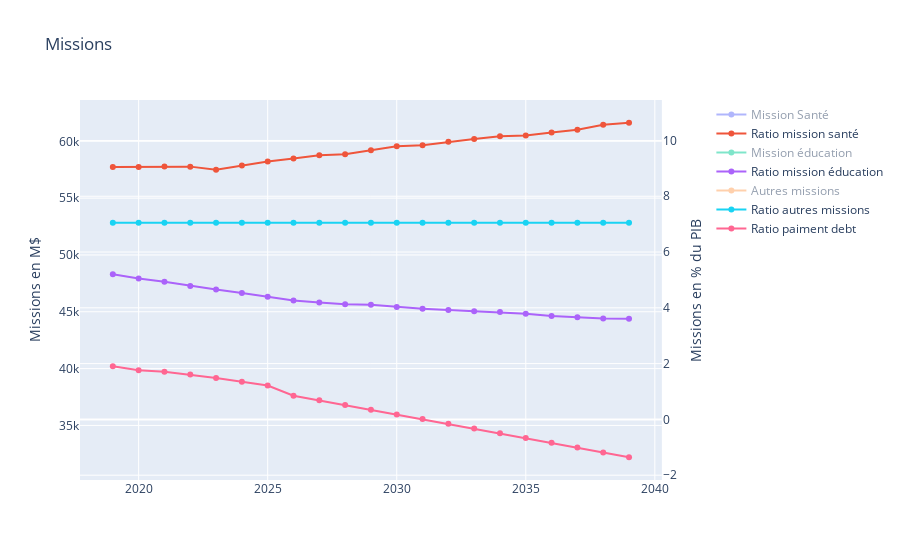

Here is the notebook cell this chart was saved with:
### Code cell
missions = make_subplots(specs=[[{"secondary_y": True}]])
missions.add_trace(go.Scatter(x=output["Years"], y=output.loc[:,'mission health'],
                    mode='lines+markers',
                    name='Mission Santé'),secondary_y=False)
missions.add_trace(go.Scatter(x=output["Years"], y=output.loc[:,'mission health']/output.loc[:,'gdp']*100,
                    mode='lines+markers',
                    name='Ratio mission santé'),secondary_y=True)
missions.add_trace(go.Scatter(x=output["Years"], y=output.loc[:,'mission education'],
                    mode='lines+markers',
                    name='Mission éducation'),secondary_y=False)
missions.add_trace(go.Scatter(x=output["Years"], y=output.loc[:,'mission education']/output.loc[:,'gdp']*100,
                    mode='lines+markers',
                    name='Ratio mission éducation'),secondary_y=True)

missions.add_trace(go.Scatter(x=output["Years"], y=output.loc[:,'other missions'],
                    mode='lines+markers',
                    name='Autres missions'),secondary_y=False)
missions.add_trace(go.Scatter(x=output["Years"], y=output.loc[:,'other missions']/output.loc[:,'gdp']*100,
                    mode='lines+markers',
                    name='Ratio autres missions'),secondary_y=True)

missions.add_trace(go.Scatter(x=output["Years"], y=output.loc[:,'debt service']/output.loc[:,'gdp']*100,
                    mode='lines+markers',
                    name='Ratio paiment debt'),secondary_y=True)

missions.update_layout(
    title_text="Missions")

missions.update_yaxes(title_text="Missions en M$", secondary_y=False)
missions.update_yaxes(title_text="Missions en % du PIB", secondary_y=True)

### Figure 1 — Plotly figure (JSON) as saved in the notebook; plotly's stock layout.template omitted (floating-point values rounded to 4 significant figures)
{"data": [{"mode": "lines+markers", "name": "Mission Santé", "type": "scatter", "visible": "legendonly", "x": [2019, 2020, 2021, 2022, 2023, 2024, 2025, 2026, 2027, 2028, 2029, 2030, 2031, 2032, 2033, 2034, 2035, 2036, 2037, 2038, 2039], "xaxis": "x", "y": [41522, 43260.0, 44930.0, 46530.0, 47650.0, 50150.0, 52760.0, 55070.0, 57630.0, 59760.0, 62580.0, 65580.0, 67850.0, 70890.0, 73860.0, 76750.0, 79270.0, 82630.0, 85790.0, 89830.0, 92780.0], "yaxis": "y"}, {"mode": "lines+markers", "name": "Ratio mission santé", "type": "scatter", "x": [2019, 2020, 2021, 2022, 2023, 2024, 2025, 2026, 2027, 2028, 2029, 2030, 2031, 2032, 2033, 2034, 2035, 2036, 2037, 2038, 2039], "xaxis": "x", "y": [9.051, 9.051, 9.067, 9.062, 8.954, 9.106, 9.246, 9.355, 9.474, 9.508, 9.652, 9.796, 9.824, 9.951, 10.05, 10.15, 10.18, 10.29, 10.38, 10.56, 10.63], "yaxis": "y2"}, {"mode": "lines+markers", "name": "Mission éducation", "type": "scatter", "visible": "legendonly", "x": [2019, 2020, 2021, 2022, 2023, 2024, 2025, 2026, 2027, 2028, 2029, 2030, 2031, 2032, 2033, 2034, 2035, 2036, 2037, 2038, 2039], "xaxis": "x", "y": [23887, 24130.0, 24460.0, 24570.0, 24790.0, 24940.0, 25070.0, 25110.0, 25520.0, 25970.0, 26630.0, 26990.0, 27410.0, 27910.0, 28480.0, 29110.0, 29490.0, 29750.0, 30260.0, 30740.0, 31450.0], "yaxis": "y"}, {"mode": "lines+markers", "name": "Ratio mission éducation", "type": "scatter", "x": [2019, 2020, 2021, 2022, 2023, 2024, 2025, 2026, 2027, 2028, 2029, 2030, 2031, 2032, 2033, 2034, 2035, 2036, 2037, 2038, 2039], "xaxis": "x", "y": [5.207, 5.048, 4.936, 4.784, 4.658, 4.528, 4.394, 4.265, 4.195, 4.132, 4.107, 4.031, 3.969, 3.918, 3.877, 3.851, 3.786, 3.704, 3.662, 3.614, 3.605], "yaxis": "y2"}, {"mode": "lines+markers", "name": "Autres missions", "type": "scatter", "visible": "legendonly", "x": [2019, 2020, 2021, 2022, 2023, 2024, 2025, 2026, 2027, 2028, 2029, 2030, 2031, 2032, 2033, 2034, 2035, 2036, 2037, 2038, 2039], "xaxis": "x", "y": [32335, 33690.0, 34930.0, 36190.0, 37510.0, 38820.0, 40220.0, 41490.0, 42880.0, 44300.0, 45700.0, 47190.0, 48680.0, 50210.0, 51790.0, 53280.0, 54900.0, 56610.0, 58230.0, 59950.0, 61500.0], "yaxis": "y"}, {"mode": "lines+markers", "name": "Ratio autres missions", "type": "scatter", "x": [2019, 2020, 2021, 2022, 2023, 2024, 2025, 2026, 2027, 2028, 2029, 2030, 2031, 2032, 2033, 2034, 2035, 2036, 2037, 2038, 2039], "xaxis": "x", "y": [7.049, 7.049, 7.049, 7.049, 7.049, 7.049, 7.049, 7.049, 7.049, 7.049, 7.049, 7.049, 7.049, 7.049, 7.049, 7.049, 7.049, 7.049, 7.049, 7.049, 7.049], "yaxis": "y2"}, {"mode": "lines+markers", "name": "Ratio paiment debt", "type": "scatter", "x": [2019, 2020, 2021, 2022, 2023, 2024, 2025, 2026, 2027, 2028, 2029, 2030, 2031, 2032, 2033, 2034, 2035, 2036, 2037, 2038, 2039], "xaxis": "x", "y": [1.901, 1.762, 1.71, 1.607, 1.482, 1.348, 1.213, 0.8512, 0.6827, 0.5159, 0.346, 0.1786, 0.01137, -0.1594, -0.3283, -0.4977, -0.6657, -0.8366, -1.01, -1.183, -1.357], "yaxis": "y2"}], "layout": {"autosize": true, "title": {"text": "Missions"}, "xaxis": {"anchor": "y", "autorange": true, "domain": [0, 0.94], "range": [2018.0, 2040.0], "type": "linear"}, "yaxis": {"anchor": "x", "autorange": true, "domain": [0, 1], "range": [30200.0, 63630.0], "title": {"text": "Missions en M$"}, "type": "linear"}, "yaxis2": {"anchor": "x", "autorange": true, "overlaying": "y", "range": [-2.235, 11.51], "side": "right", "title": {"text": "Missions en % du PIB"}, "type": "linear"}}}
